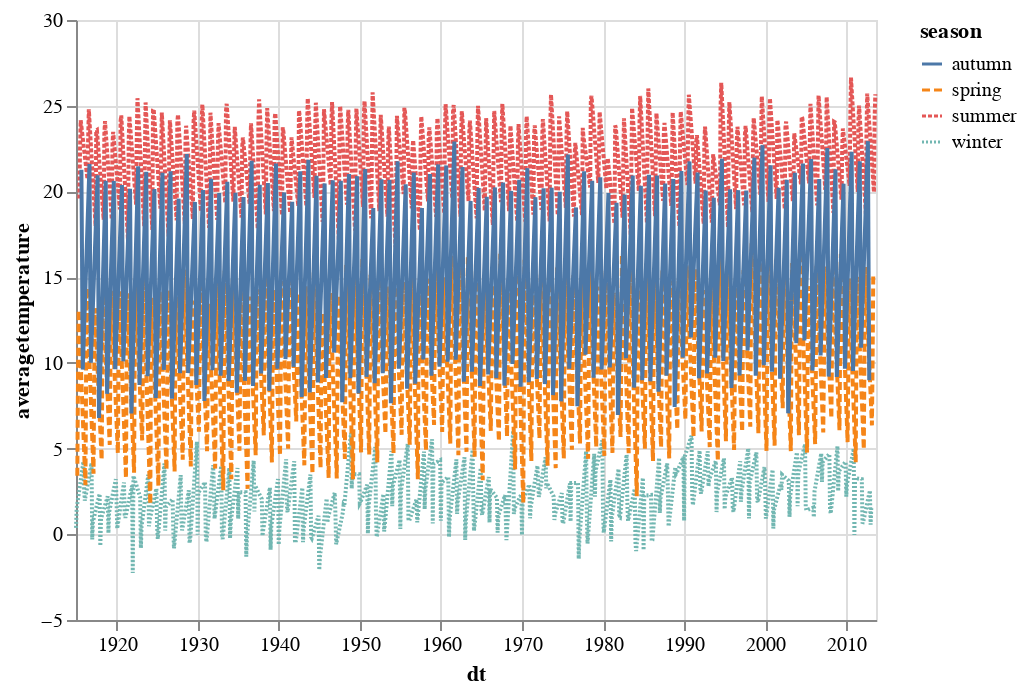

The code cell stored with this chart in its notebook:
### Code cell
import altair as alt

alt.Chart(japan).mark_line().encode(
    x='dt',
    y='averagetemperature',
    color='season',
    strokeDash='season',
)

### Figure 1 — Vega-Lite specification as saved in the notebook (floating-point values rounded to 4 significant figures; data arrays with more than 128 entries replaced by an {"elided": "..."} marker saying what was removed)
{"config": {"view": {"continuousWidth": 400, "continuousHeight": 300}}, "data": {"name": "data-931b55da0f05557d35a2bd7148e8aaf6"}, "mark": "line", "encoding": {"color": {"field": "season", "type": "nominal"}, "strokeDash": {"field": "season", "type": "nominal"}, "x": {"field": "dt", "type": "temporal"}, "y": {"field": "averagetemperature", "type": "quantitative"}}, "$schema": "https://vega.github.io/schema/vega-lite/v4.17.0.json", "datasets": {"data-931b55da0f05557d35a2bd7148e8aaf6": {"elided": "1185 records"}}}
